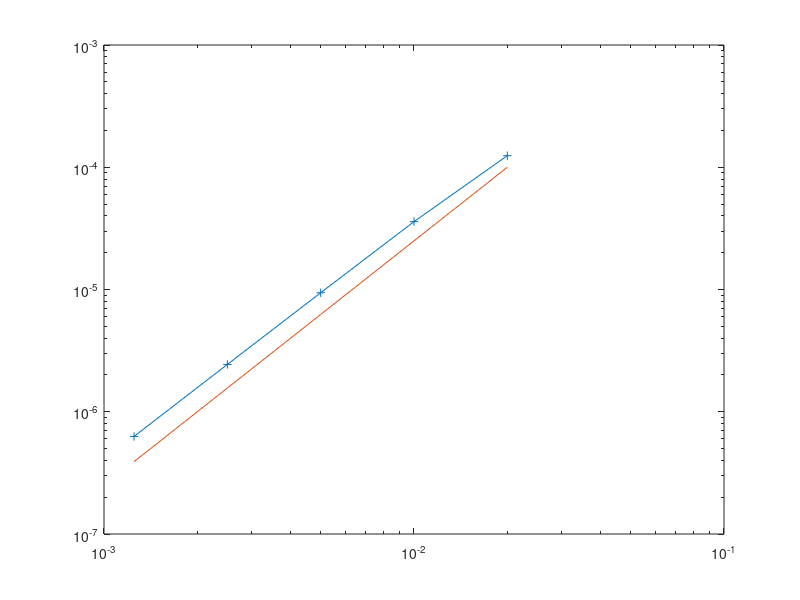

The MATLAB source for this figure:
%% Error convergence StatSol 2D
n50 = 1.24353064*10^(-4);
n100 = 3.5905233*10^(-5);
n200 = 9.40735338*10^(-6);
n400 = 2.437901642*10^(-6);
n800 = 6.2836891*10^(-7);

% Compute
Dxx = 0.02./2.^(0:4)
O4 = 0.0001./4.^(0:4)
e = [n50, n100, n200, n400, n800]
g = [n50/n100, n100/n200, n200/n400, n400/n800];

% Plot
loglog(Dxx,e, '+-', Dxx, O4)